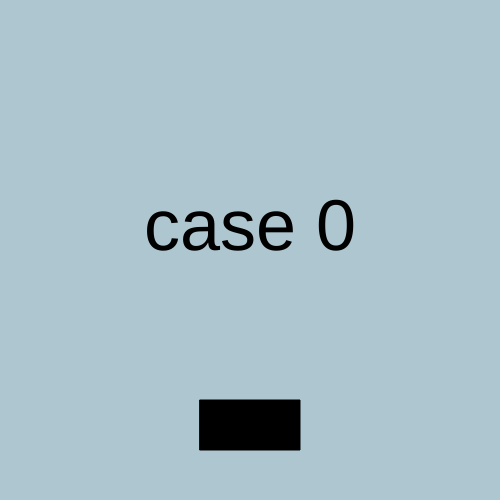
Frame 1 (no input)
Frame 60 (no input): identical to frame 1, image omitted
Frame 120 (the mouse pressed at the canvas centre since frame 60): identical to frame 1, image omitted

The p5.js sketch that drew this single still picture (run headless with seeded random() and noise() and a simulated clock; from frame 60 on, the mouse is pressed at the canvas centre):

// p5.js sketch
// ── sketch.js

let state = 0;

function setup() {
  createCanvas(500, 500);
  textSize(72) ;
  textAlign(CENTER) ;
}

function draw() {
  switch (state) {

    case 0:
        background(174, 198, 207);
        text("case 0", 250, 250);
        break;

    case 1:
        background(255, 105, 97);
        text("case 1", 250, 250);
        break;

    case 2:
        background(202, 231, 193);
        text("case 2", 250, 250);
        break;

  }

  fill('black');
  rect(width/2-50,height-100,100,50);
}

function mouseReleased(){

  if ((mouseX> width/2-50)&&(mouseX<width/2+50)&&(mouseY>height-100)&&(mouseY<height-50)) {
    state = state + 1;
    if (state > 2) {
      state = 0;
    }
  }
}
